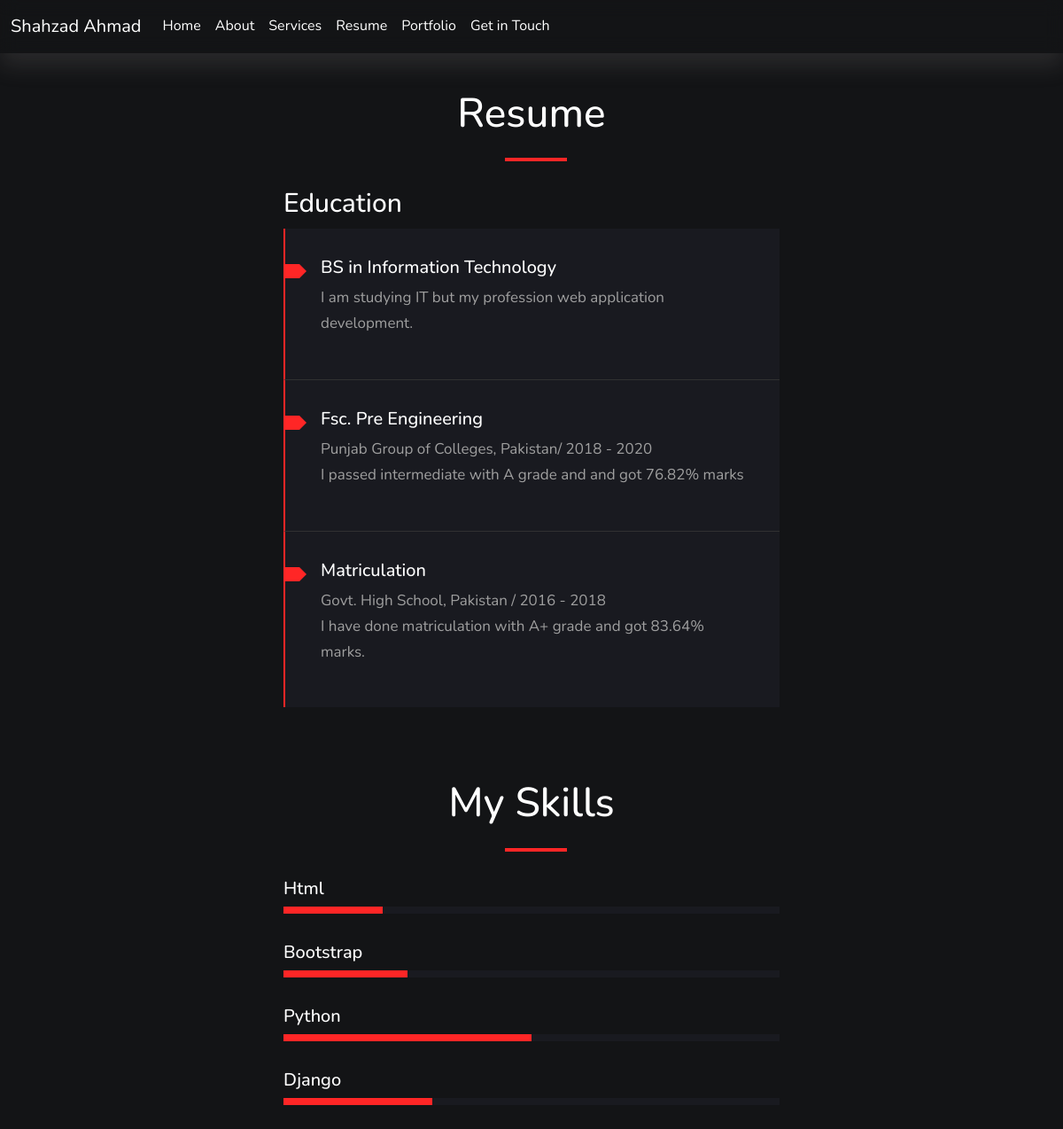
The page /resume on the database as committed earlier.
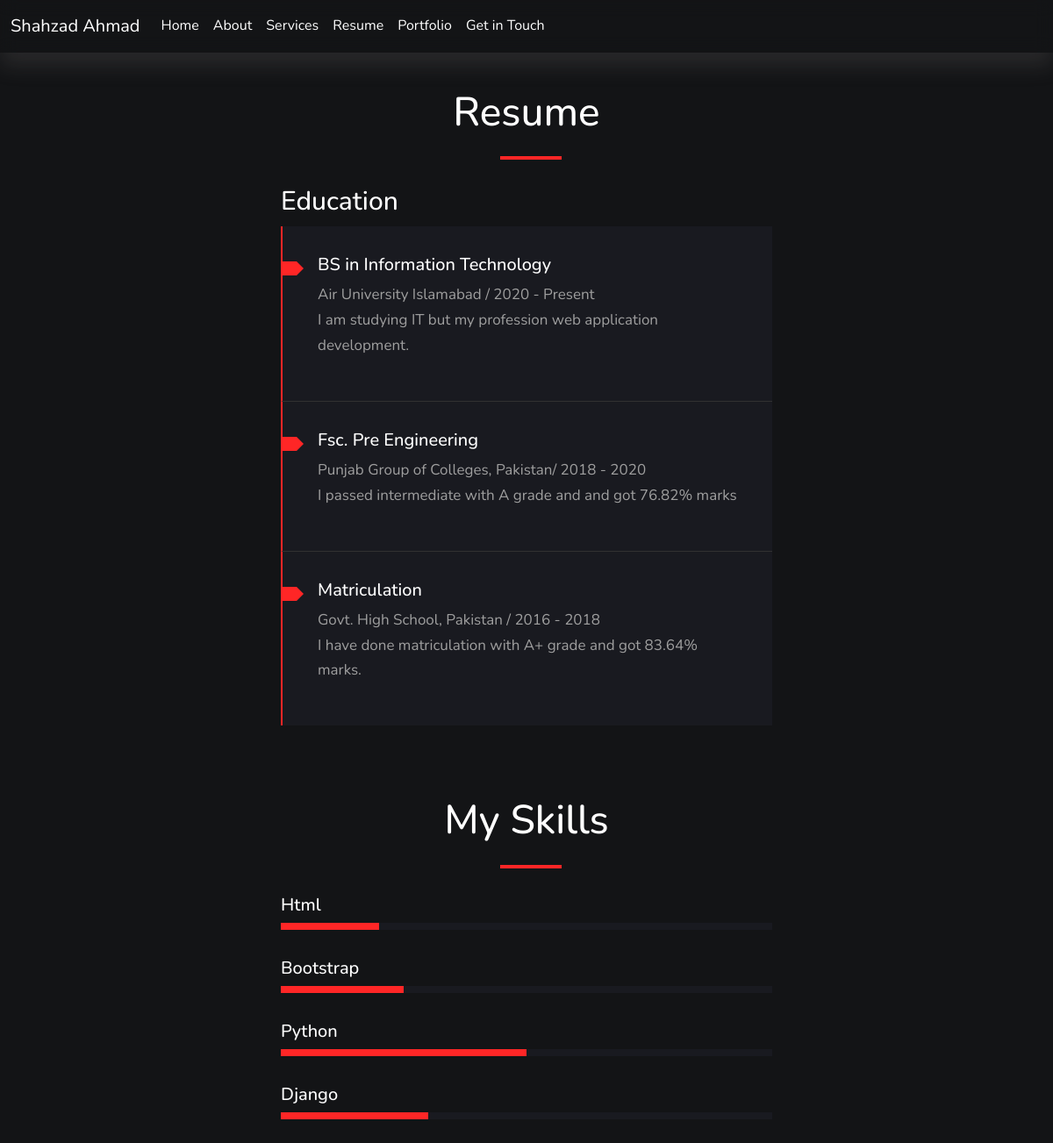
The same page on the database as committed later.
### portfolio/models.py (models this page shows)
class Resume(models.Model):
    title = models.CharField(max_length=255)
    higher_edu_title = models.CharField(max_length=255, blank=True)
    higher_edu_description = models.TextField(blank=True)
    university_year = models.CharField(max_length=2083, blank=True)
    inter_edu_title = models.CharField(max_length=255, blank=True)
    inter_edu_description = models.TextField(blank=True)
    college_year = models.CharField(max_length=2083, blank=True)
    metric_edu_title = models.CharField(max_length=255, blank=True)
    metric_edu_description = models.TextField(blank=True)
    school_year = models.CharField(max_length=2083, blank=True)

### portfolio/views.py (the view)
# urls.py: path('resume', views.resume, name='resume'),
def resume(request):
    resumes = Resume.objects.all()
    return render(request, 'resume.html', {'resumes': resumes})

### portfolio/templates/resume.html (shortened to what this page needs)
{% extends 'base.html' %}
{% block content %}
<!doctype html>
<html lang="en">
<head>
    <link href="https://cdn.jsdelivr.net/npm/bootstrap@5.2.0/dist/css/bootstrap.min.css" rel="stylesheet"
>
    <link rel="stylesheet" href="https://cdnjs.cloudflare.com/ajax/libs/OwlCarousel2/2.3.4/assets/owl.carousel.min.css"
 />
    <link rel="stylesheet"
        href="https://cdnjs.cloudflare.com/ajax/libs/OwlCarousel2/2.3.4/assets/owl.theme.default.min.css"
 />
    <link rel="stylesheet" href="https://unpkg.com/aos@next/dist/aos.css" />
</head>
<body>
    {% for resume in resumes %}
    <section id="resume">
        <div class="heading-wrapper">
            <div class="heading">
                <h2>Resume</h2>
            </div>
            <div class="animate-bar"></div>
        </div>
        <div class="container">
            <div class="education" data-aos="fade-right" data-aos-duration="1200">
                <div class="title">
                    <h4>Education</h4>
                </div>
                <div class="resume-item">
                    <div class="item-arrow"></div>
                    <h5>{{ resume.higher_edu_title }}</h5>
                    <span>{{ resume.university_year }}</span>
                    <p>{{ resume.higher_edu_description }}</p>
                </div>
                <div class="resume-item">
                    <div class="item-arrow"></div>
                    <h5>{{ resume.inter_edu_title }}</h5>
                    <span>{{ resume.college_year }}</span>
                    <p>{{ resume.inter_edu_description }}</p>
                </div>
                <div class="resume-item">
                    <div class="item-arrow"></div>
                    <h5>{{ resume.metric_edu_title }}</h5>
                    <span>{{ resume.school_year }}</span>
                    <p>{{ resume.metric_edu_description }}</p>
                </div>
            </div>
        </div>
        <section id="skills">
            <div class="heading-wrapper">
                <div class="heading">
                    <h2>My Skills</h2>
                </div>
                <div class="animate-bar"></div>
            </div>
            <div class="container">
                <div class="progress-item" data-aos="fade-up" data-aos-duration="1200">
                    <div class="text">
                        <h5>Html</h5>
                    </div>
                    <div class="progress-bar">
                        <div class="progress-line html"></div>
                    </div>
                </div>
                <div class="progress-item" data-aos="fade-up" data-aos-duration="1200">
                    <div class="text">
                        <h5>Bootstrap</h5>
                    </div>
                    <div class="progress-bar">
                        <div class="progress-line js"></div>
                    </div>
                </div>
                <div class="progress-item" data-aos="fade-up" data-aos-duration="1200">
                    <div class="text">
                        <h5>Python</h5>
                    </div>
                    <div class="progress-bar">
                        <div class="progress-line python"></div>
                    </div>
                </div>
                <div class="progress-item" data-aos="fade-up" data-aos-duration="1200">
                    <div class="text">
                        <h5>Django</h5>
                    </div>
                    <div class="progress-bar">
                        <div class="progress-line django"></div>
                    </div>
                </div>
            </div>
        </section>
    </section>
    {% endfor %}
</body>
</html>
{% endblock %}

Rows that differ between the two databases and show on the page:
changed Resume "BS in Information Technology": university_year (not shown) → "Air University Islamabad / 2020 - Present"
